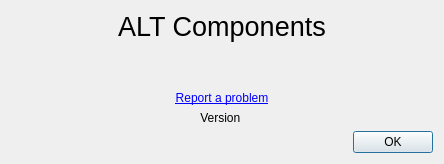
<?xml version="1.0" encoding="UTF-8"?>
<ui version="4.0">
 <class>alt::AboutDialog</class>
 <widget class="QDialog" name="AboutDialog">
  <property name="geometry">
   <rect>
    <x>0</x>
    <y>0</y>
    <width>444</width>
    <height>164</height>
   </rect>
  </property>
  <property name="windowTitle">
   <string>About Components</string>
  </property>
  <layout class="QVBoxLayout" name="verticalLayout">
   <item>
    <widget class="QLabel" name="amcLabel">
     <property name="font">
      <font>
       <pointsize>20</pointsize>
       <weight>50</weight>
       <bold>false</bold>
      </font>
     </property>
     <property name="text">
      <string>ALT Components</string>
     </property>
     <property name="alignment">
      <set>Qt::AlignCenter</set>
     </property>
    </widget>
   </item>
   <item>
    <spacer name="verticalSpacer">
     <property name="orientation">
      <enum>Qt::Vertical</enum>
     </property>
     <property name="sizeHint" stdset="0">
      <size>
       <width>20</width>
       <height>40</height>
      </size>
     </property>
    </spacer>
   </item>
   <item>
    <widget class="QLabel" name="bugzillaLabel">
     <property name="text">
      <string>&lt;a href=&quot;https://bugzilla.altlinux.org&quot;&gt;Report a problem&lt;/a&gt;</string>
     </property>
     <property name="alignment">
      <set>Qt::AlignCenter</set>
     </property>
     <property name="openExternalLinks">
      <bool>true</bool>
     </property>
     <property name="textInteractionFlags">
      <set>Qt::TextBrowserInteraction</set>
     </property>
    </widget>
   </item>
   <item>
    <widget class="QLabel" name="versionLabel">
     <property name="text">
      <string>Version </string>
     </property>
     <property name="alignment">
      <set>Qt::AlignCenter</set>
     </property>
    </widget>
   </item>
   <item>
    <widget class="QDialogButtonBox" name="buttonBox">
     <property name="orientation">
      <enum>Qt::Horizontal</enum>
     </property>
     <property name="standardButtons">
      <set>QDialogButtonBox::Ok</set>
     </property>
    </widget>
   </item>
  </layout>
 </widget>
 <resources/>
 <connections>
  <connection>
   <sender>buttonBox</sender>
   <signal>accepted()</signal>
   <receiver>AboutDialog</receiver>
   <slot>accept()</slot>
   <hints>
    <hint type="sourcelabel">
     <x>248</x>
     <y>254</y>
    </hint>
    <hint type="destinationlabel">
     <x>157</x>
     <y>274</y>
    </hint>
   </hints>
  </connection>
  <connection>
   <sender>buttonBox</sender>
   <signal>rejected()</signal>
   <receiver>AboutDialog</receiver>
   <slot>reject()</slot>
   <hints>
    <hint type="sourcelabel">
     <x>316</x>
     <y>260</y>
    </hint>
    <hint type="destinationlabel">
     <x>286</x>
     <y>274</y>
    </hint>
   </hints>
  </connection>
 </connections>
</ui>
